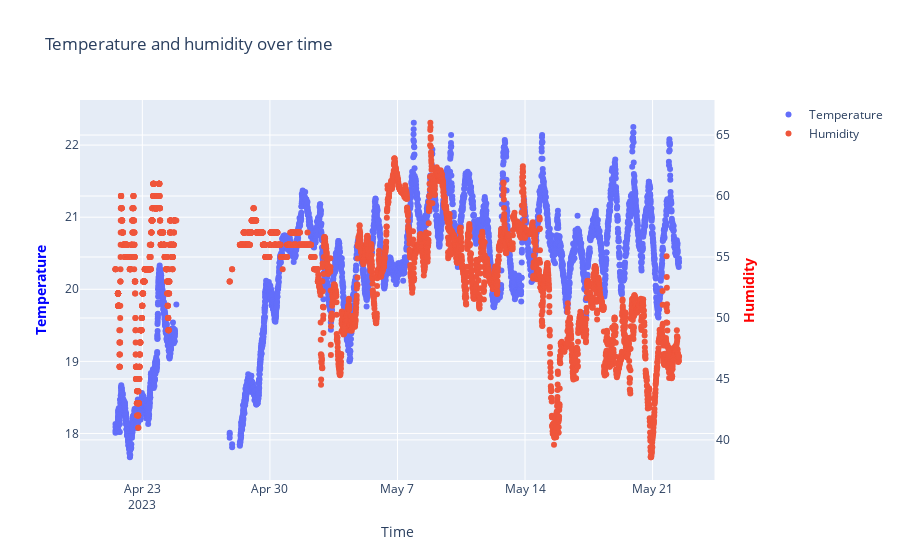

Notebook code for this chart:
### Code cell
fig = make_subplots(specs=[[{"secondary_y": True}]])

fig.add_trace(
go.Scatter(x=df['timestamp'],y=df['temperature'], name="Temperature", mode='markers'),
secondary_y=False,
)

fig.add_trace(
go.Scatter(x=df['timestamp'],y=df['humidity'], name="Humidity", mode='markers'),
secondary_y=True,
)

fig.update_layout(
title_text="Temperature and humidity over time"
)

# Set x-axis title
fig.update_xaxes(title_text="Time")

# Set y-axes titles
fig.update_yaxes(title_text="<b>Temperature</b>", title_font_color='blue', secondary_y=False)
fig.update_yaxes(title_text="<b>Humidity</b>", title_font_color='red', secondary_y=True)

### Figure 1 — Plotly figure (JSON) as saved in the notebook; plotly's stock layout.template omitted (floating-point values rounded to 4 significant figures; data arrays with more than 128 entries replaced by an {"elided": "..."} marker saying what was removed)
{"data": [{"mode": "markers", "name": "Temperature", "type": "scatter", "x": {"elided": "4712 str values"}, "xaxis": "x", "y": {"elided": "4712 float values"}, "yaxis": "y"}, {"mode": "markers", "name": "Humidity", "type": "scatter", "x": {"elided": "4712 str values"}, "xaxis": "x", "y": {"elided": "4712 float values"}, "yaxis": "y2"}], "layout": {"title": {"text": "Temperature and humidity over time"}, "xaxis": {"anchor": "y", "domain": [0, 0.94], "title": {"text": "Time"}}, "yaxis": {"anchor": "x", "domain": [0, 1], "title": {"font": {"color": "blue"}, "text": "<b>Temperature</b>"}}, "yaxis2": {"anchor": "x", "overlaying": "y", "side": "right", "title": {"font": {"color": "red"}, "text": "<b>Humidity</b>"}}}}
